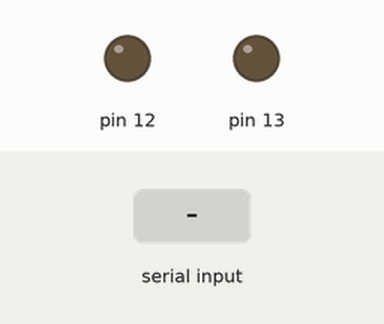
Simulated run of this sketch. Board: Arduino Uno, built with avr-gcc and run on an emulated ATmega328P. Parts: output pins drawn as LEDs (lit = HIGH). Dashed ring = blinking. The inputs (shaded band) are chosen by the test bench.

Above: at 1.2 s.
1.3 s: "5\n" received over Serial
At 2.5 s:
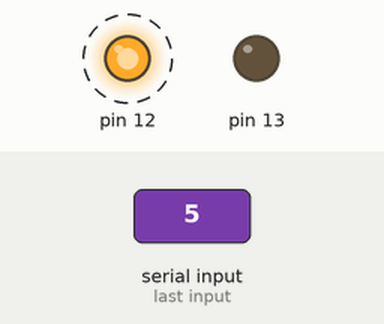
Timing chart, 0 to 7.4 s (numbered marks = the images above; inputs shaded):
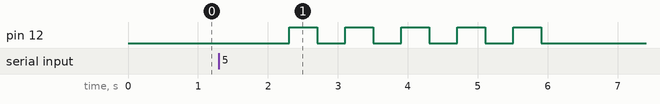

The sketch:

Mock_Task1.ino
```cpp
void setup() {
  pinMode(12,OUTPUT);
  pinMode(13,OUTPUT);
  Serial.begin(9600);
}

void loop() {
  if( Serial.available() > 0)
  {
    String incomingstring = Serial.readString();
    incomingstring.trim();
    int input = incomingstring.toInt(); //Covert to Integer
    if( input>0 && input<6) //Check if value between 1 and 5
    {
      for (int i=0;i<input;i++) //For loop for running red led x number of times
      {
        digitalWrite(12,HIGH);
        delay(400);
        digitalWrite(12,LOW);
        delay(400);
      }
    }

    else //If value not in range
    {
      digitalWrite(13,HIGH);
      delay(400);
      digitalWrite(13,LOW);
    }

  }

}
```

Measured:
- after the input at 1.3 s, pin 12: alternates HIGH for 0.40 s and LOW for 0.40 s, 10 changes in all, then stays LOW, starting after 1.0 s
